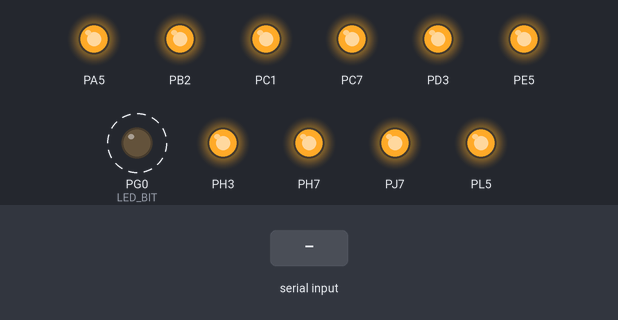
A program run on a simulated ATmega2560, built with avr-gcc and emulated at 16 MHz. On the bench: output pins drawn as LEDs (lit = HIGH). Dashed ring = blinking. The test bench sets the inputs (shaded band). What the program prints to the serial monitor is not drawn.

Above: at 1.2 s.
1.3 s: "E\n" received over Serial
Timing chart, 0 to 10.3 s (numbered marks = the images above; inputs shaded):
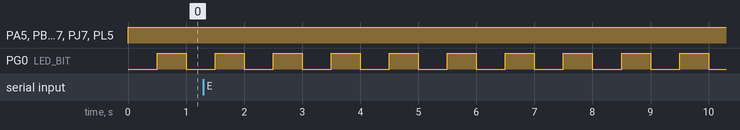

The program:

main.c
```c
/*
 * Rifle Main Board R3
 * ATmega2560 @ 16 MHz, USART3 115200 8N1 via FT232RL
 *
 * LED3 (PG0) blinks as the run indicator. LED1/LED2 are FT232 TX/RX LEDs.
 * DIP switches are unused.
 * OPEN n drives that slot for 20 seconds, then releases it.
 *
 * Slot 1 is the left-most bit in STAT. Sensors are active-low at the pin.
 * Door outputs are active-low. Boot drives every door off (pin high).
 *
 * Slot 6 on the schematic connector is named DS-IN5 / FWLR-OUT5.
 * This firmware uses PST5 (PL4) and SWD5 (PL5) for slot 6.
 */

#define F_CPU 16000000UL

#include <avr/io.h>
#include <avr/interrupt.h>
#include <stdint.h>
#include <util/atomic.h>

#define SLOT_COUNT 10
#define DOOR_OPEN_MS 20000UL
#define LED_BLINK_MS 500UL
#define RX_SIZE 64
#define LINE_SIZE 24

#define LED_PORT PORTG
#define LED_DDR DDRG
#define LED_BIT PG0

typedef struct {
    volatile uint8_t *in_pin;
    volatile uint8_t *in_ddr;
    volatile uint8_t *in_port;
    uint8_t in_mask;
    volatile uint8_t *out_port;
    volatile uint8_t *out_ddr;
    uint8_t out_mask;
} slot_io_t;

static slot_io_t slots[SLOT_COUNT];
static uint8_t door_on[SLOT_COUNT];
static uint32_t door_deadline[SLOT_COUNT];

static volatile uint32_t millis_count;
static volatile uint8_t rx_buf[RX_SIZE];
static volatile uint8_t rx_head;
static volatile uint8_t rx_tail;

static void slot_bind(uint8_t index,
                      volatile uint8_t *in_pin,
                      volatile uint8_t *in_ddr,
                      volatile uint8_t *in_port,
                      uint8_t in_bit,
                      volatile uint8_t *out_port,
                      volatile uint8_t *out_ddr,
                      uint8_t out_bit)
{
    slots[index].in_pin = in_pin;
    slots[index].in_ddr = in_ddr;
    slots[index].in_port = in_port;
    slots[index].in_mask = (uint8_t)(1u << in_bit);
    slots[index].out_port = out_port;
    slots[index].out_ddr = out_ddr;
    slots[index].out_mask = (uint8_t)(1u << out_bit);
}

static void clock_full_speed(void)
{
    /* Drop CKDIV8 so a 16 MHz crystal is not divided down. */
    CLKPR = (1 << CLKPCE);
    CLKPR = 0;
}

static void io_init(void)
{
    /* Pi slot = index + 1. Sensor pin, then door pin. */
    slot_bind(0, &PINA, &DDRA, &PORTA, PA0, &PORTJ, &DDRJ, PJ7);
    slot_bind(1, &PINA, &DDRA, &PORTA, PA6, &PORTA, &DDRA, PA5);
    slot_bind(2, &PINC, &DDRC, &PORTC, PC6, &PORTC, &DDRC, PC7);
    slot_bind(3, &PINC, &DDRC, &PORTC, PC0, &PORTC, &DDRC, PC1);
    slot_bind(4, &PIND, &DDRD, &PORTD, PD2, &PORTD, &DDRD, PD3);
    slot_bind(5, &PINL, &DDRL, &PORTL, PL4, &PORTL, &DDRL, PL5);
    slot_bind(6, &PINE, &DDRE, &PORTE, PE4, &PORTE, &DDRE, PE5);
    slot_bind(7, &PINH, &DDRH, &PORTH, PH2, &PORTH, &DDRH, PH3);
    slot_bind(8, &PINB, &DDRB, &PORTB, PB1, &PORTB, &DDRB, PB2);
    slot_bind(9, &PINB, &DDRB, &PORTB, PB7, &PORTH, &DDRH, PH7);

    for (uint8_t i = 0; i < SLOT_COUNT; i++) {
        *slots[i].out_port |= slots[i].out_mask;
        *slots[i].out_ddr |= slots[i].out_mask;
        *slots[i].in_ddr &= (uint8_t)~slots[i].in_mask;
        *slots[i].in_port |= slots[i].in_mask;
        door_on[i] = 0;
    }

    /* LED3 anode is on VCC. A low pin turns it on. */
    LED_DDR |= (1 << LED_BIT);
    LED_PORT &= (uint8_t)~(1u << LED_BIT);
}

static void timer_init(void)
{
    /* 16 MHz / 64 / 250 = 1 kHz. */
    TCCR1A = 0;
    TCCR1B = (1 << WGM12) | (1 << CS11) | (1 << CS10);
    OCR1A = 249;
    TCNT1 = 0;
    TIMSK1 = (1 << OCIE1A);
}

static void uart_init(void)
{
    /* USART3, 115200 8N1, U2X, UBRR = 16. */
    UCSR3A = (1 << U2X3);
    UBRR3 = 16;
    UCSR3B = (1 << RXEN3) | (1 << TXEN3) | (1 << RXCIE3);
    UCSR3C = (1 << UCSZ31) | (1 << UCSZ30);
}

ISR(TIMER1_COMPA_vect)
{
    millis_count++;
}

ISR(USART3_RX_vect)
{
    uint8_t data = UDR3;
    uint8_t next = (uint8_t)((rx_head + 1u) & (RX_SIZE - 1u));
    if (next != rx_tail) {
        rx_buf[rx_head] = data;
        rx_head = next;
    }
}

static uint32_t millis(void)
{
    uint32_t now;
    ATOMIC_BLOCK(ATOMIC_RESTORESTATE) {
        now = millis_count;
    }
    return now;
}

static int rx_get(uint8_t *out)
{
    if (rx_head == rx_tail) {
        return 0;
    }
    *out = rx_buf[rx_tail];
    rx_tail = (uint8_t)((rx_tail + 1u) & (RX_SIZE - 1u));
    return 1;
}

static void uart_putc(char c)
{
    while (!(UCSR3A & (1 << UDRE3))) {
    }
    UDR3 = (uint8_t)c;
}

static void uart_puts(const char *text)
{
    while (*text) {
        uart_putc(*text++);
    }
}

static void door_drive(uint8_t index, uint8_t on)
{
    if (on) {
        *slots[index].out_port &= (uint8_t)~slots[index].out_mask;
        door_on[index] = 1;
        door_deadline[index] = millis() + DOOR_OPEN_MS;
    } else {
        *slots[index].out_port |= slots[index].out_mask;
        door_on[index] = 0;
    }
}

static uint8_t sensor_active(uint8_t index)
{
    return ((*slots[index].in_pin & slots[index].in_mask) == 0u) ? 1u : 0u;
}

static void send_stat(void)
{
    char door[SLOT_COUNT + 1];
    char sens[SLOT_COUNT + 1];

    for (uint8_t i = 0; i < SLOT_COUNT; i++) {
        door[i] = door_on[i] ? '1' : '0';
        sens[i] = sensor_active(i) ? '1' : '0';
    }
    door[SLOT_COUNT] = '\0';
    sens[SLOT_COUNT] = '\0';

    uart_puts("STAT DOOR=");
    uart_puts(door);
    uart_puts(" SENS=");
    uart_puts(sens);
    uart_puts("\r\n");
}

static int parse_slot(const char *text, uint8_t *index)
{
    uint16_t value = 0;

    if (*text < '0' || *text > '9') {
        return 0;
    }
    while (*text >= '0' && *text <= '9') {
        value = (uint16_t)(value * 10u + (uint16_t)(*text - '0'));
        if (value > SLOT_COUNT) {
            return 0;
        }
        text++;
    }
    if (*text != '\0' || value < 1u) {
        return 0;
    }
    *index = (uint8_t)(value - 1u);
    return 1;
}

static void send_slot_number(uint8_t index)
{
    uint8_t number = (uint8_t)(index + 1u);
    if (number >= 10u) {
        uart_putc('1');
        uart_putc('0');
    } else {
        uart_putc((char)('0' + number));
    }
}

static void handle_line_fixed(char *line)
{
    char *arg;
    uint8_t index;
    uint8_t open_cmd;

    while (*line == ' ') {
        line++;
    }
    arg = line;
    while (*arg && *arg != ' ') {
        if (*arg >= 'a' && *arg <= 'z') {
            *arg = (char)(*arg - 32);
        }
        arg++;
    }
    if (*arg == ' ') {
        *arg++ = '\0';
        while (*arg == ' ') {
            arg++;
        }
    }

    if (line[0] == '\0') {
        return;
    }

    if (line[0] == 'S' && line[1] == 'T' && line[2] == 'A' && line[3] == 'T' && line[4] == '\0') {
        if (*arg != '\0') {
            uart_puts("ERR\r\n");
            return;
        }
        send_stat();
        return;
    }

    open_cmd = (line[0] == 'O' && line[1] == 'P' && line[2] == 'E' && line[3] == 'N' && line[4] == '\0');
    if (open_cmd ||
        (line[0] == 'C' && line[1] == 'L' && line[2] == 'O' && line[3] == 'S' && line[4] == 'E' && line[5] == '\0')) {
        if (!parse_slot(arg, &index)) {
            uart_puts("ERR\r\n");
            return;
        }
        if (open_cmd) {
            door_drive(index, 1);
            uart_puts("OK OPEN ");
        } else {
            door_drive(index, 0);
            uart_puts("OK CLOSE ");
        }
        send_slot_number(index);
        uart_puts("\r\n");
        return;
    }

    uart_puts("ERR\r\n");
}

static void service_uart(void)
{
    static char line[LINE_SIZE];
    static uint8_t len;
    static uint8_t overflow;
    uint8_t data;

    while (rx_get(&data)) {
        if (data == '\r' || data == '\n') {
            line[len] = '\0';
            if (!overflow) {
                handle_line_fixed(line);
            }
            len = 0;
            overflow = 0;
            continue;
        }
        if (overflow) {
            continue;
        }
        if (len < (LINE_SIZE - 1u)) {
            line[len++] = (char)data;
        } else {
            overflow = 1;
            len = 0;
            uart_puts("ERR\r\n");
        }
    }
}

static void service_doors(void)
{
    uint32_t now = millis();

    for (uint8_t i = 0; i < SLOT_COUNT; i++) {
        if (door_on[i] && (int32_t)(now - door_deadline[i]) >= 0) {
            door_drive(i, 0);
        }
    }
}

static void service_led(void)
{
    static uint32_t last;
    uint32_t now = millis();

    if ((now - last) >= LED_BLINK_MS) {
        last += LED_BLINK_MS;
        LED_PORT ^= (1 << LED_BIT);
    }
}

int main(void)
{
    clock_full_speed();
    io_init();
    timer_init();
    uart_init();
    sei();

    uart_puts("READY\r\n");

    for (;;) {
        service_uart();
        service_doors();
        service_led();
    }
}
```

Measured:
- by itself, PG0 (LED_BIT): alternates HIGH for 0.50 s and LOW for 0.50 s
